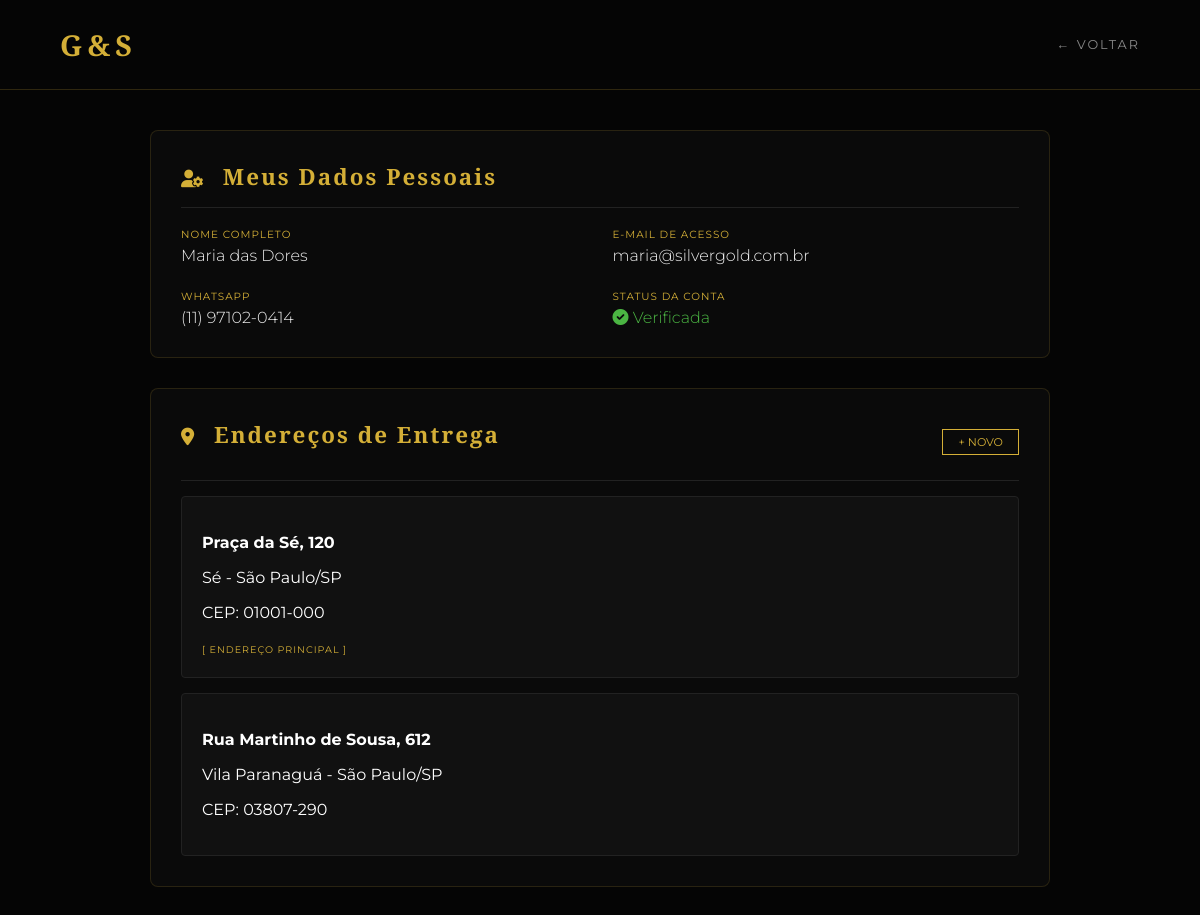
Page /meus-dados/ (signed in) on the committed database.
### vendas/models.py (models this page shows, shortened)
class Cliente(models.Model):
    usuario = models.OneToOneField(User, on_delete=models.CASCADE, related_name='perfil_cliente')
    whatsapp = models.CharField(max_length=20, verbose_name="Número do WhatsApp")
    cpf = models.CharField(max_length=14, unique=True, blank=True, null=True, verbose_name="CPF") # Adicionado unique=True

class Endereco(models.Model):
    cliente = models.ForeignKey(Cliente, on_delete=models.CASCADE, related_name='enderecos')
    cep = models.CharField(max_length=9, verbose_name="CEP")
    logradouro = models.CharField(max_length=255, verbose_name="Rua/Avenida")
    numero = models.CharField(max_length=10, verbose_name="Número")
    complemento = models.CharField(max_length=100, blank=True, null=True, verbose_name="Complemento")
    bairro = models.CharField(max_length=100, verbose_name="Bairro")
    cidade = models.CharField(max_length=100, verbose_name="Cidade")
    estado = models.CharField(max_length=2, verbose_name="Estado (UF)")
    padrao = models.BooleanField(default=False, verbose_name="Endereço Principal?")

### vendas/views.py (the view)
# urls.py: path('meus-dados/', meus_dados, name='meus_dados'),
@login_required
def meus_dados(request):
    cliente = request.user.perfil_cliente
    enderecos = Endereco.objects.filter(cliente=cliente)
    return render(request, 'vendas/meus_dados.html', {
        'cliente': cliente,
        'enderecos': enderecos
    })

### vendas/templates/vendas/meus_dados.html (shortened to what this page needs)
<!DOCTYPE html>
<html lang="pt-br">
<head>
    <link rel="stylesheet" href="https://cdnjs.cloudflare.com/ajax/libs/font-awesome/6.0.0/css/all.min.css">
</head>
<body>
<nav>
    <a href="{% url 'vitrine' %}" class="logo">G&S</a>
    <a href="{% url 'vitrine' %}" class="voltar">← Voltar</a>
</nav>
<div class="container">
    <div class="section-box">
        <h2><i class="fa-solid fa-user-gear" style="margin-right: 10px; font-size: 1.1rem;"></i> Meus Dados Pessoais</h2>
        <div class="info-grid">
            <div class="info-item">
                <label>Nome Completo</label>
                <p>{{ user.get_full_name|default:user.first_name }}</p>
            </div>
            <div class="info-item">
                <label>E-mail de Acesso</label>
                <p>{{ user.email }}</p>
            </div>
            <div class="info-item">
                <label>WhatsApp</label>
                <p>{{ cliente.whatsapp }}</p>
            </div>
            <div class="info-item">
                <label>Status da Conta</label>
                <p style="color: #4BB543;"><i class="fa-solid fa-circle-check"></i> Verificada</p>
            </div>
        </div>
    </div>
    <div class="section-box">
        <div style="display: flex; justify-content: space-between; align-items: center; border-bottom: 1px solid #222; padding-bottom: 15px;">
            <h2 style="border: none; margin: 0;"><i class="fa-solid fa-location-dot" style="margin-right: 10px; font-size: 1.1rem;"></i> Endereços de Entrega</h2>
            <a href="{% url 'adicionar_endereco' %}" class="btn-add" style="margin: 0; padding: 5px 15px; font-size: 0.7rem;">+ Novo</a>
        </div>
        {% for endereco in enderecos %}
            <div class="address-card">
                <p><strong>{{ endereco.logradouro }}, {{ endereco.numero }}</strong></p>
                <p>{{ endereco.bairro }} - {{ endereco.cidade }}/{{ endereco.estado }}</p>
                <p>CEP: {{ endereco.cep }}</p>
                {% if endereco.padrao %}
                    <span style="color: var(--ouro); font-size: 0.6rem; text-transform: uppercase; letter-spacing: 1px;">[ Endereço Principal ]</span>
                {% endif %}
            </div>
        {% empty %}
            <p style="color: #555; margin-top: 20px;">Nenhum endereço cadastrado.</p>
        {% endfor %}
    </div>
</div>
</body>
</html>

### vendas/templates/vendas/meus_dados.html (style rules this page uses)
:root { --ouro: #D4AF37; --preto: #050505; --cinza-escuro: #111; }
body { margin: 0; font-family: 'Montserrat', sans-serif; background-color: var(--preto); color: white; }
nav { padding: 25px 5%; border-bottom: 1px solid rgba(212, 175, 55, 0.2); display: flex; justify-content: space-between; align-items: center; }
.logo { font-family: 'Cinzel', serif; font-size: 1.8rem; color: var(--ouro); text-decoration: none; letter-spacing: 5px; font-weight: 700; }
.voltar { color: #888; text-decoration: none; font-size: 0.8rem; text-transform: uppercase; letter-spacing: 2px; }
.container { max-width: 900px; margin: 40px auto; padding: 0 20px; }
.section-box { background: #0a0a0a; border: 1px solid rgba(212, 175, 55, 0.15); padding: 30px; border-radius: 8px; margin-bottom: 30px; }
h2 { font-family: 'Cinzel', serif; color: var(--ouro); letter-spacing: 2px; margin-top: 0; font-size: 1.4rem; border-bottom: 1px solid #222; padding-bottom: 15px; }
.info-grid { display: grid; grid-template-columns: 1fr 1fr; gap: 25px; margin-top: 20px; }
.info-item label { display: block; color: var(--ouro); font-size: 0.65rem; text-transform: uppercase; letter-spacing: 1px; margin-bottom: 5px; }
.info-item p { margin: 0; font-size: 1rem; color: #eee; font-weight: 300; }
.address-card { background: #111; border: 1px solid #222; padding: 20px; border-radius: 4px; margin-top: 15px; position: relative; }
.btn-add { display: inline-block; margin-top: 15px; color: var(--ouro); text-decoration: none; font-size: 0.8rem; text-transform: uppercase; border: 1px solid var(--ouro); padding: 10px 20px; transition: 0.3s; }

### rows in the picture
Cliente: whatsapp "(11) 97102-0414"
Endereco: logradouro "Praça da Sé", numero "120", bairro "Sé", cidade "São Paulo", estado "SP", cep "01001-000", padrao "[ ENDEREÇO PRINCIPAL ]"
Endereco: logradouro "Rua Martinho de Sousa", numero "612", bairro "Vila Paranaguá", cidade "São Paulo", estado "SP", cep "03807-290"

### other values in the picture
{{ user.get_full_name|default:user.first_name }} "Maria das Dores"
{{ user.email }} "maria@silvergold.com.br"
